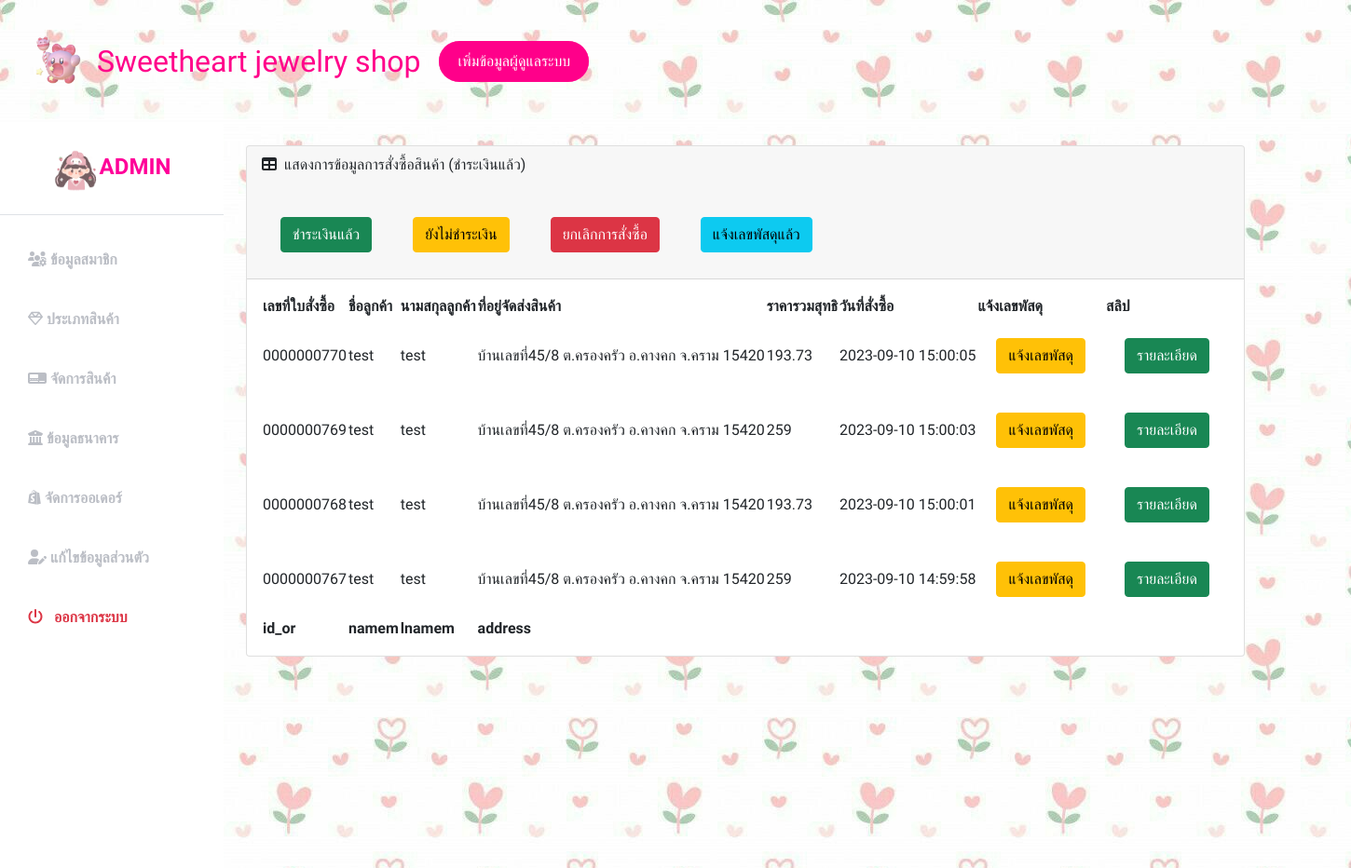
Screenshot of /re_order_yes.php with the database file from the repository.
### tables this page shows
CREATE TABLE `order_tbl` (
  `id_or` int(10) UNSIGNED ZEROFILL NOT NULL COMMENT 'เลขที่ใบสั่งซื้อ',
  `idc` int(13) NOT NULL COMMENT 'รหัสบัตรประชาชน',
  `namem` varchar(100) NOT NULL COMMENT 'ชื่อผู้รับ',
  `lnamem` varchar(100) NOT NULL COMMENT 'นามสกุลผู้รับ',
  `address` text NOT NULL COMMENT 'ที่อยู่ผู้รับ',
  `total_price` float NOT NULL COMMENT 'ราคาสุทธิ',
  `order_status` varchar(1) NOT NULL COMMENT 'สถานะการสั่งซื้อ\r\n0=ยกเลิกการสั่งซื้อ\r\n1=สั่งซื้อ\r\n2=ชำระเงิน',
  `reg_date` timestamp NOT NULL DEFAULT current_timestamp() ON UPDATE current_timestamp() COMMENT 'วันที่การสั่งซื้อ',
  `ems` varchar(100) NOT NULL
);

### re_order_yes.php (the view, shortened to what this page needs)
<!DOCTYPE html>
<html lang="en">
    <head>
        <link href="https://cdn.jsdelivr.net/npm/simple-datatables@7.1.2/dist/style.min.css" rel="stylesheet" />
        <link href="https://cdn.jsdelivr.net/npm/bootstrap@5.0.0-beta3/dist/css/bootstrap.min.css" rel="stylesheet" />
    </head>
        <?php include ('ad_nav.php') ?>
        <body  background="ad_image/33.jpg" >
            <div id="layoutSidenav_content">
                <main>
                    <div class="container-fluid px-4">
                        <div class="card mb-4 mt-4">
                            <div class="card-header">
                                <i class="fas fa-table me-1"></i>
                                แสดงการข้อมูลการสั่งซื้อสินค้า (ชำระเงินแล้ว)
                                <div><br>
                                <a href="re_order_yes.php"><button type="button" class="btn btn-success">ชำระเงินแล้ว</button></a>
                                <a href="re_order.php"><button type="button" class="btn btn-warning">ยังไม่ชำระเงิน</button></a>
                                <a href="re_order_no.php"><button type="button" class="btn btn-danger">ยกเลิกการสั่งซื้อ</button></a>
                                <a href="ad_ems_yes.php"><button type="button" class="btn btn-info">แจ้งเลขพัสดุแล้ว</button></a>
                                </div>
                            </div>
                            <div class="card-body">
                                <table id="datatablesSimple">
                                    <thead>
                                        <tr>
                                            <th>เลขที่ใบสั่งซื้อ</th>
                                            <th>ชื่อลูกค้า</th>
                                            <th>นามสกุลลูกค้า</th>
                                            <th>ที่อยู่จัดส่งสินค้า</th>
                                            <th>ราคารวมสุทธิ</th>
                                            <th>วันที่สั่งซื้อ</th>
                                            <th>แจ้งเลขพัสดุ</th>
                                            <th>สลิป</th>
                                        </tr>
                                    </thead>
                                    <tfoot>
                                        <tr>
                                            <th>id_or</th>
                                            <th>namem</th>
                                            <th>lnamem</th>
                                            <th>address</th>
                                        </tr>
                                    </tfoot>
                                    <tbody>
                                    <?php
                                    $sql = "SELECT * FROM order_tbl WHERE order_status='2' ORDER BY reg_date DESC";
                                    $result = mysqli_query($conn, $sql);
                                    while ($row = mysqli_fetch_array($result)) {
                                    ?>
                                        <tr>
                                            <td><?= $row['id_or'] ?></td>
                                            <td><?= $row['namem'] ?></td>
                                            <td><?= $row['lnamem'] ?></td>
                                            <td><?= $row['address'] ?></td>
                                            <td><?= $row['total_price'] ?></td>
                                            <td><?= $row['reg_date'] ?></td>
                                            <td><a href="ad_ems.php?id_or=<?= $row['id_or'] ?>"><button type="button" class="btn btn-warning">แจ้งเลขพัสดุ</button></a></td>
                                            <td><a href="order_report.detail.php?id_or=<?= $row['id_or'] ?>"><button type="button"class="btn btn-success">รายละเอียด</button></a></td>
                                        </tr>
                                        <?php
                                    }
                                    ?>
                                    </tbody>
                                </table>
                            </div>
                        </div>
                    </div>
                </main>
            </div>
    </body>
</html>

### stylenav.css (style rules this page uses)
:root { --main-bg-color: #009d63; --main-text-color: #FF0099; --second-text-color: #bbbec5; --second-bg-color: #FFFF99; }

### re_order_yes.php (style rules this page uses)
body { font-family: 'Mali', cursive ; color:#000; background-size: auto; }

### ad_nav.php (style rules this page uses)
body { font-family: 'Mali', cursive ; }
button { padding: 1px 50px; font-size: 1.5rem; cursor: pointer; border: 0px; background: transparent; position: relative; margin: 20px; transition: all 0.25s ease; }

### rows the page displays
order_tbl: id_or "0000000770", namem "test", lnamem "test", address "บ้านเลขที่45/8 ต.ครองครัว อ.คางคก จ.คราม 15420", total_price "193.73", reg_date "2023-09-10 15:00:05"
order_tbl: id_or "0000000769", namem "test", lnamem "test", address "บ้านเลขที่45/8 ต.ครองครัว อ.คางคก จ.คราม 15420", total_price "259", reg_date "2023-09-10 15:00:03"
order_tbl: id_or "0000000768", namem "test", lnamem "test", address "บ้านเลขที่45/8 ต.ครองครัว อ.คางคก จ.คราม 15420", total_price "193.73", reg_date "2023-09-10 15:00:01"
order_tbl: id_or "0000000767", namem "test", lnamem "test", address "บ้านเลขที่45/8 ต.ครองครัว อ.คางคก จ.คราม 15420", total_price "259", reg_date "2023-09-10 14:59:58"
